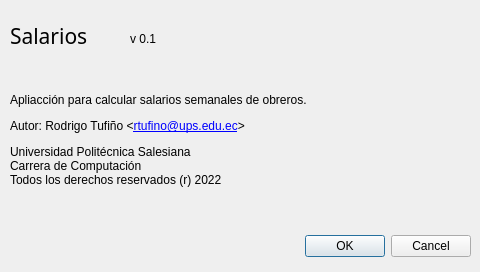
<?xml version="1.0" encoding="UTF-8"?>
<ui version="4.0">
 <class>Acerca</class>
 <widget class="QDialog" name="Acerca">
  <property name="geometry">
   <rect>
    <x>0</x>
    <y>0</y>
    <width>480</width>
    <height>272</height>
   </rect>
  </property>
  <property name="windowTitle">
   <string>Acerca de Salarios</string>
  </property>
  <widget class="QDialogButtonBox" name="buttonBox">
   <property name="geometry">
    <rect>
     <x>10</x>
     <y>230</y>
     <width>461</width>
     <height>32</height>
    </rect>
   </property>
   <property name="orientation">
    <enum>Qt::Horizontal</enum>
   </property>
   <property name="standardButtons">
    <set>QDialogButtonBox::Cancel|QDialogButtonBox::Ok</set>
   </property>
  </widget>
  <widget class="QLabel" name="label">
   <property name="geometry">
    <rect>
     <x>10</x>
     <y>10</y>
     <width>131</width>
     <height>51</height>
    </rect>
   </property>
   <property name="font">
    <font>
     <family>Arial Black</family>
     <pointsize>16</pointsize>
    </font>
   </property>
   <property name="text">
    <string>Salarios</string>
   </property>
  </widget>
  <widget class="QLabel" name="label_4">
   <property name="geometry">
    <rect>
     <x>10</x>
     <y>70</y>
     <width>461</width>
     <height>141</height>
    </rect>
   </property>
   <property name="text">
    <string>&lt;html&gt;&lt;head/&gt;&lt;body&gt;&lt;p&gt;Apliacción para calcular salarios semanales de obreros.&lt;/p&gt;&lt;p&gt;Autor: Rodrigo Tufiño &amp;lt;&lt;a href=&quot;mailto:rtufino@ups.edu.ec&quot;&gt;&lt;span style=&quot; text-decoration: underline; color:#0000ff;&quot;&gt;rtufino@ups.edu.ec&lt;/span&gt;&lt;/a&gt;&amp;gt;&lt;/p&gt;&lt;p&gt;Universidad Politécnica Salesiana&lt;br/&gt;Carrera de Computación&lt;br/&gt;Todos los derechos reservados (r) 2022&lt;/p&gt;&lt;/body&gt;&lt;/html&gt;</string>
   </property>
   <property name="textFormat">
    <enum>Qt::RichText</enum>
   </property>
  </widget>
  <widget class="QLabel" name="outVersion">
   <property name="geometry">
    <rect>
     <x>130</x>
     <y>30</y>
     <width>67</width>
     <height>17</height>
    </rect>
   </property>
   <property name="text">
    <string>v 0.1</string>
   </property>
  </widget>
 </widget>
 <resources/>
 <connections>
  <connection>
   <sender>buttonBox</sender>
   <signal>accepted()</signal>
   <receiver>Acerca</receiver>
   <slot>accept()</slot>
   <hints>
    <hint type="sourcelabel">
     <x>248</x>
     <y>254</y>
    </hint>
    <hint type="destinationlabel">
     <x>157</x>
     <y>274</y>
    </hint>
   </hints>
  </connection>
  <connection>
   <sender>buttonBox</sender>
   <signal>rejected()</signal>
   <receiver>Acerca</receiver>
   <slot>reject()</slot>
   <hints>
    <hint type="sourcelabel">
     <x>316</x>
     <y>260</y>
    </hint>
    <hint type="destinationlabel">
     <x>286</x>
     <y>274</y>
    </hint>
   </hints>
  </connection>
 </connections>
</ui>
